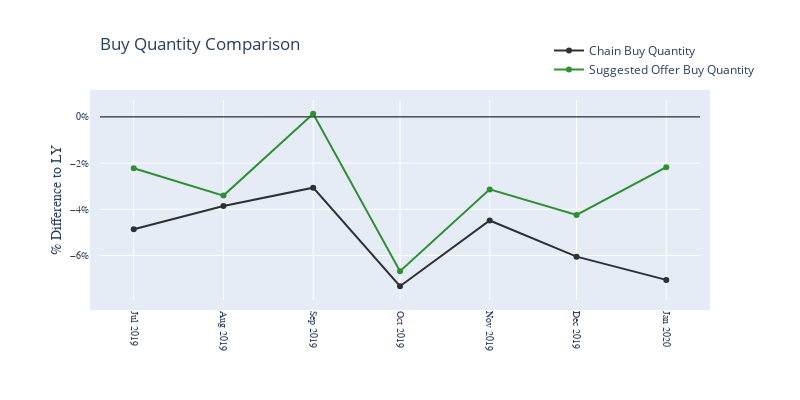

The cell this chart's notebook holds for it:
### Code cell
graph_MetricsComp('TotalBuyQty', 'Buy Quantity', bool_Indexed=False)

### Figure 1 — Plotly figure (JSON) as saved in the notebook; plotly's stock layout.template omitted (floating-point values rounded to 4 significant figures)
{"data": [{"marker": {"color": "#000000"}, "name": "Chain Buy Quantity", "opacity": 0.8, "type": "scatter", "uid": "2bc999d1-3088-4b72-a64f-b9aef0456659", "x": ["2019-07-01T00:00:00", "2019-08-01T00:00:00", "2019-09-01T00:00:00", "2019-10-01T00:00:00", "2019-11-01T00:00:00", "2019-12-01T00:00:00", "2020-01-01T00:00:00"], "y": [-0.04862, -0.03857, -0.03066, -0.07332, -0.04485, -0.0605, -0.07057]}, {"marker": {"color": "#007700"}, "name": "Suggested Offer Buy Quantity", "opacity": 0.8, "type": "scatter", "uid": "1c58690a-7fd7-4667-b9d4-88d093a5fe1f", "x": ["2019-07-01T00:00:00", "2019-08-01T00:00:00", "2019-09-01T00:00:00", "2019-10-01T00:00:00", "2019-11-01T00:00:00", "2019-12-01T00:00:00", "2020-01-01T00:00:00"], "y": [-0.02222, -0.03408, 0.001364, -0.06684, -0.03138, -0.04245, -0.02178]}], "layout": {"height": 400, "legend": {"x": 1.1, "xanchor": "right", "y": 1.2, "yanchor": "middle"}, "margin": {"autoexpand": true, "b": 100, "l": 100, "pad": 10, "r": 100, "t": 100}, "title": {"text": "Buy Quantity Comparison", "x": 0, "xanchor": "left", "xref": "paper"}, "width": 800, "xaxis": {"gridcolor": "#ffffff", "tickangle": 90, "tickfont": {"family": "Arial, san-serif", "size": 10}, "type": "date"}, "yaxis": {"gridcolor": "#ffffff", "tickfont": {"family": "Arial, san-serif", "size": 10}, "tickformat": "0%", "title": {"font": {"family": "Arial, san-serif", "size": 14}, "text": "% Difference to LY"}, "zeroline": true, "zerolinecolor": "#000000", "zerolinewidth": 1}}}
